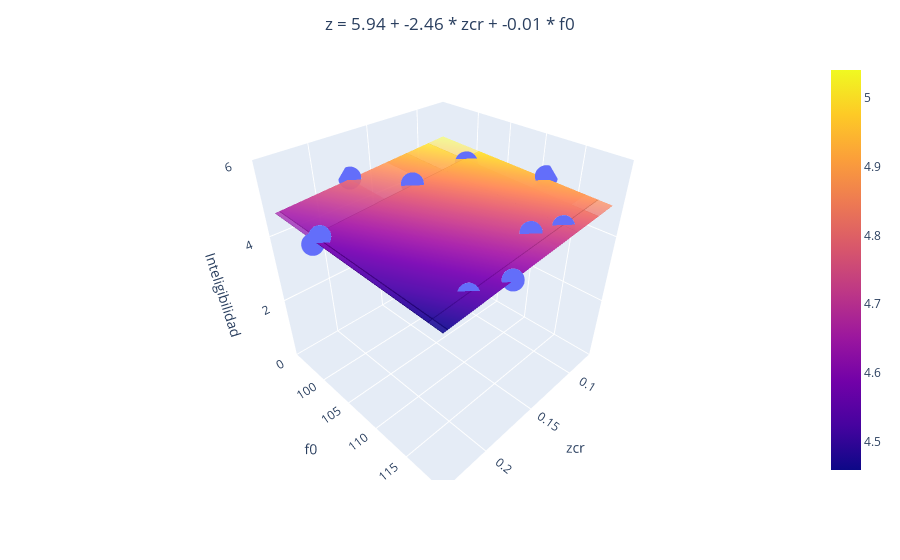

The notebook cell saved with this chart:
### Code cell
if len(dicc_model) == 2:
    import plotly.express as px
    import plotly.graph_objects as go

    # Seleccionamos solo las características seleccionadas en X
    X_selected = X[:, selected_features]

    # Entrenamos el modelo de regresión con las características seleccionadas
    regr_multivar = SMWrapper(sm.OLS)
    regr_multivar_fit = regr_multivar.fit(X_selected, y)

    # Obtenemos las predicciones del modelo para las características seleccionadas
    y_pred = regr_multivar.predict(X_selected)

    # Crear la figura
    fig = px.scatter_3d(x=X_selected[:, 0], y=X_selected[:, 1], z=y)

    # Crear el plano de regresión
    xx, yy = np.meshgrid(X_selected[:, 0], X_selected[:, 1])
    zz = regr_multivar_fit.params[0] + np.dot(np.array([xx.ravel(), yy.ravel()]).T, regr_multivar_fit.params[1:].ravel()).reshape(xx.shape)
    fig.add_trace(go.Surface(x=xx, y=yy, z=zz, opacity=0.5))

    # Construir la cadena de texto para la ecuación del plano
    equation = f'z = {regr_multivar_fit.params[0].round(2)}'
    for i, (key, model) in enumerate(dicc_model.items()):
        equation += f' + {regr_multivar_fit.params[1:][i].round(2)} * {key.replace("_model", "")}'
    
    # Centrar el título
    fig.update_layout(title=dict(text=equation, x=0.5, xanchor='center'))

    # Etiquetas de los ejes y rango del eje z
    fig.update_layout(scene=dict(xaxis_title=list(dicc_model.keys())[0].replace("_model", ""), yaxis_title=list(dicc_model.keys())[1].replace("_model", ""), zaxis_title='Inteligibilidad', zaxis=dict(range=[0, 6]), yaxis=dict(tickvals=[100, 105, 110, 115])))

    fig.write_html(
       os.path.join(PATH, TEST_FOLDER, REGGRESSION_FOLDER, PARAMETRIC_FOLDER, INTELIGIBILIDAD_FOLDER, FEMALE_FOLDER, 'regresion_inteligibilidad_multivariable_female.html')
    )

    fig.show()

### Figure 1 — Plotly figure (JSON) as saved in the notebook; plotly's stock layout.template omitted (floating-point values rounded to 4 significant figures)
{"data": [{"hovertemplate": "x=%{x}<br>y=%{y}<br>z=%{z}<extra></extra>", "legendgroup": "", "marker": {"color": "#636efa", "symbol": "circle"}, "mode": "markers", "name": "", "scene": "scene", "showlegend": false, "type": "scatter3d", "x": [0.07594, 0.1378, 0.09304, 0.2356, 0.2044, 0.1812, 0.1478, 0.117, 0.2325, 0.1734], "y": [111.1, 116.4, 101.3, 101.5, 117.7, 119.6, 101.0, 117.9, 102.3, 94.71], "z": [4.971, 4.746, 4.853, 4.478, 4.5, 4.627, 4.853, 4.735, 4.706, 4.838]}, {"opacity": 0.5, "type": "surface", "x": [[0.07594, 0.1378, 0.09304, 0.2356, 0.2044, 0.1812, 0.1478, 0.117, 0.2325, 0.1734], [0.07594, 0.1378, 0.09304, 0.2356, 0.2044, 0.1812, 0.1478, 0.117, 0.2325, 0.1734], [0.07594, 0.1378, 0.09304, 0.2356, 0.2044, 0.1812, 0.1478, 0.117, 0.2325, 0.1734], [0.07594, 0.1378, 0.09304, 0.2356, 0.2044, 0.1812, 0.1478, 0.117, 0.2325, 0.1734], [0.07594, 0.1378, 0.09304, 0.2356, 0.2044, 0.1812, 0.1478, 0.117, 0.2325, 0.1734], [0.07594, 0.1378, 0.09304, 0.2356, 0.2044, 0.1812, 0.1478, 0.117, 0.2325, 0.1734], [0.07594, 0.1378, 0.09304, 0.2356, 0.2044, 0.1812, 0.1478, 0.117, 0.2325, 0.1734], [0.07594, 0.1378, 0.09304, 0.2356, 0.2044, 0.1812, 0.1478, 0.117, 0.2325, 0.1734], [0.07594, 0.1378, 0.09304, 0.2356, 0.2044, 0.1812, 0.1478, 0.117, 0.2325, 0.1734], [0.07594, 0.1378, 0.09304, 0.2356, 0.2044, 0.1812, 0.1478, 0.117, 0.2325, 0.1734]], "y": [[111.1, 111.1, 111.1, 111.1, 111.1, 111.1, 111.1, 111.1, 111.1, 111.1], [116.4, 116.4, 116.4, 116.4, 116.4, 116.4, 116.4, 116.4, 116.4, 116.4], [101.3, 101.3, 101.3, 101.3, 101.3, 101.3, 101.3, 101.3, 101.3, 101.3], [101.5, 101.5, 101.5, 101.5, 101.5, 101.5, 101.5, 101.5, 101.5, 101.5], [117.7, 117.7, 117.7, 117.7, 117.7, 117.7, 117.7, 117.7, 117.7, 117.7], [119.6, 119.6, 119.6, 119.6, 119.6, 119.6, 119.6, 119.6, 119.6, 119.6], [101.0, 101.0, 101.0, 101.0, 101.0, 101.0, 101.0, 101.0, 101.0, 101.0], [117.9, 117.9, 117.9, 117.9, 117.9, 117.9, 117.9, 117.9, 117.9, 117.9], [102.3, 102.3, 102.3, 102.3, 102.3, 102.3, 102.3, 102.3, 102.3, 102.3], [94.71, 94.71, 94.71, 94.71, 94.71, 94.71, 94.71, 94.71, 94.71, 94.71]], "z": [[4.916, 4.764, 4.874, 4.523, 4.6, 4.657, 4.74, 4.815, 4.531, 4.676], [4.877, 4.724, 4.834, 4.484, 4.561, 4.618, 4.7, 4.776, 4.491, 4.637], [4.99, 4.838, 4.948, 4.598, 4.674, 4.732, 4.814, 4.89, 4.605, 4.751], [4.989, 4.837, 4.947, 4.596, 4.673, 4.73, 4.812, 4.888, 4.603, 4.749], [4.866, 4.714, 4.824, 4.473, 4.55, 4.607, 4.689, 4.765, 4.481, 4.626], [4.852, 4.7, 4.81, 4.459, 4.536, 4.593, 4.675, 4.751, 4.467, 4.612], [4.993, 4.841, 4.951, 4.6, 4.677, 4.734, 4.816, 4.892, 4.608, 4.753], [4.865, 4.713, 4.823, 4.472, 4.549, 4.606, 4.688, 4.764, 4.48, 4.625], [4.983, 4.831, 4.941, 4.59, 4.667, 4.724, 4.807, 4.882, 4.598, 4.743], [5.041, 4.888, 4.998, 4.648, 4.725, 4.782, 4.864, 4.94, 4.655, 4.801]]}], "layout": {"legend": {"tracegroupgap": 0}, "margin": {"t": 60}, "scene": {"domain": {"x": [0, 1], "y": [0, 1]}, "xaxis": {"title": {"text": "zcr"}}, "yaxis": {"tickvals": [100, 105, 110, 115], "title": {"text": "f0"}}, "zaxis": {"range": [0, 6], "title": {"text": "Inteligibilidad"}}}, "title": {"text": "z = 5.94 + -2.46 * zcr + -0.01 * f0", "x": 0.5, "xanchor": "center"}}}
